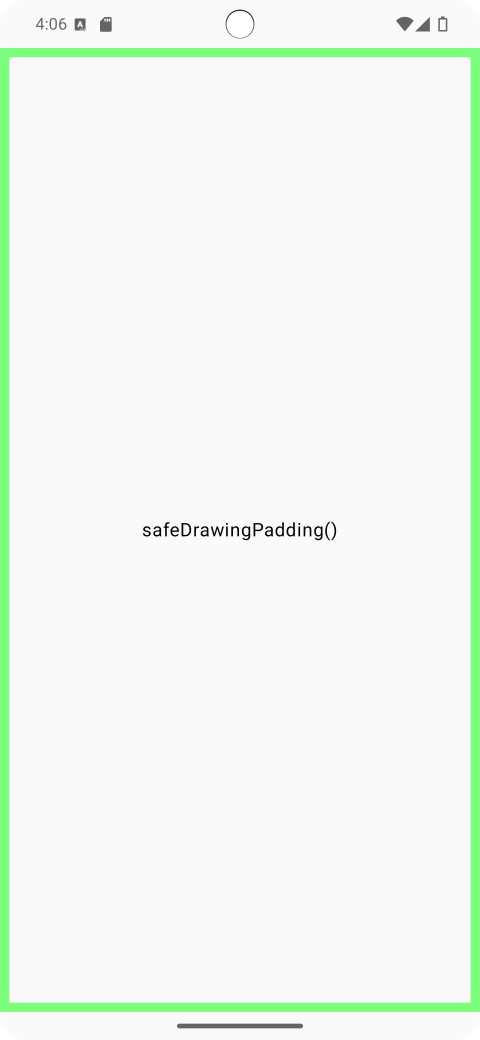
#> input picture AndroidGarage2/safeDrawingPadding.png, 1440 x 3120 px (shown at 1/3 size)
$ python -i frame-screenshot.py   (imports and definitions only)
#> lines starting #> are read from the running program, lines starting #| are printed output that depends on the picture
#!/usr/bin/env python3
"""Wrap an Android Compose preview screenshot in a programmatic Pixel-style
device frame for README / docs use.

Usage:
    frame-screenshot.py <input.png> <output.png>
    frame-screenshot.py --batch <allowlist.txt> <reference_dir> <output_dir>

Allowlist format (one mapping per line, '#' for comments):
    HomeTabPreviewTest_Light_fc5b723e_0.png   home_tab_light.png
    DoorHistoryScreenPreviewTest_Light_*.png  history_light.png

Designed for 1080x2400 (Pixel-class) input. Other sizes scale.
"""
import os
import sys
import glob
from PIL import Image, ImageDraw, ImageFilter, ImageFont


def _draw_status_bar(canvas: Image.Image, x: int, y: int, w: int, h: int, dark_ui: bool) -> None:
    """Overlay a simulated status bar (time, signal, wifi, battery) onto the
    top of the screen region. Colors invert for dark-mode UI underneath.
    """
    fg = (255, 255, 255, 230) if dark_ui else (40, 40, 40, 230)
    d = ImageDraw.Draw(canvas)

    # Try a system font for the time; fall back to default if missing.
    font_size = max(20, int(h * 0.55))
    font = None
    for path in (
        "/System/Library/Fonts/SFNSRounded.ttf",
        "/System/Library/Fonts/Helvetica.ttc",
        "/Library/Fonts/Arial.ttf",
        "/usr/share/fonts/truetype/dejavu/DejaVuSans-Bold.ttf",
    ):
        if os.path.exists(path):
            try:
                font = ImageFont.truetype(path, font_size)
                break
            except Exception:
                pass
    if font is None:
        font = ImageFont.load_default()

    pad = int(h * 0.25)
    # Time on left.
    d.text((x + pad * 2, y + pad // 2), "9:41", fill=fg, font=font)

    # Right-side icons: signal bars, wifi, battery.
    icon_x = x + w - int(w * 0.16)
    icon_y = y + pad
    icon_h = h - 2 * pad

    # Signal bars (4 ascending bars).
    bar_w = max(2, int(icon_h * 0.12))
    for i in range(4):
        bh = int(icon_h * (0.35 + i * 0.20))
        bx = icon_x + i * (bar_w + 2)
        by = icon_y + (icon_h - bh)
        d.rectangle([bx, by, bx + bar_w, by + bh], fill=fg)

    # Wifi (simplified: three concentric arcs).
    wifi_x = icon_x + 4 * (bar_w + 2) + int(icon_h * 0.4)
    wifi_y = icon_y + icon_h // 2
    for i, r in enumerate((int(icon_h * 0.45), int(icon_h * 0.30), int(icon_h * 0.15))):
        d.arc(
            [wifi_x - r, wifi_y - r, wifi_x + r, wifi_y + r],
            start=215, end=325, fill=fg, width=max(2, bar_w - 1),
        )

    # Battery rectangle with fill.
    bat_x = wifi_x + int(icon_h * 0.55)
    bat_w = int(icon_h * 1.4)
    bat_h = int(icon_h * 0.65)
    bat_y = icon_y + (icon_h - bat_h) // 2
    d.rounded_rectangle(
        [bat_x, bat_y, bat_x + bat_w, bat_y + bat_h], radius=2, outline=fg, width=2,
    )
    # Battery tip.
    tip_w = max(2, int(bat_h * 0.18))
    d.rectangle(
        [bat_x + bat_w, bat_y + bat_h // 4, bat_x + bat_w + tip_w, bat_y + (3 * bat_h) // 4],
        fill=fg,
    )
    # Charge level (~80%).
    inner_pad = 3
    fill_w = int((bat_w - 2 * inner_pad) * 0.80)
    d.rounded_rectangle(
        [bat_x + inner_pad, bat_y + inner_pad,
         bat_x + inner_pad + fill_w, bat_y + bat_h - inner_pad],
        radius=1, fill=fg,
    )


def _sample_top_color(screen: Image.Image) -> tuple:
    """Sample the top-center of the screenshot to get a fill color (RGBA)."""
    sw, sh = screen.size
    sample = screen.crop((sw // 3, 0, 2 * sw // 3, max(2, sh // 80)))
    r, g, b = sample.convert("RGB").resize((1, 1)).getpixel((0, 0))
    return (r, g, b, 255)


def _is_dark_color(rgba: tuple) -> bool:
    return 0.299 * rgba[0] + 0.587 * rgba[1] + 0.114 * rgba[2] < 128


def frame(src_path: str, dst_path: str) -> None:
#> called with src_path = '../AndroidGarage2/safeDrawingPadding.png', dst_path = 'out.png'
    screen = Image.open(src_path).convert("RGBA")
#> screen is the input picture: PIL image 1440x3120 RGBA; mean R, G, B, A 242, 248.8, 242, 254.4
    sw, sh = screen.size
#> sw = 1440; sh = 3120

    # Bezel proportions (modern Pixel: thin & uniform).
    side_bezel = int(sw * 0.04)
#> side_bezel = 57
    top_bezel = int(sh * 0.025)
#> top_bezel = 78
    bottom_bezel = int(sh * 0.025)
#> bottom_bezel = 78
    corner_radius = int(sw * 0.10)
#> corner_radius = 144
    outer_corner_radius = int(sw * 0.13)
#> outer_corner_radius = 187
    bezel_color = (24, 24, 24, 255)
    button_color = (40, 40, 40, 255)
    shadow_padding = int(sw * 0.06)
#> shadow_padding = 86
    status_bar_h = int(sh * 0.04)
#> status_bar_h = 124

    # Reserve space for the fake status bar by prepending a strip in the same
    # color as the screenshot's top edge. The original screenshot is not
    # resized or distorted; the effective screen inside the bezel is taller.
    top_color = _sample_top_color(screen)
#> in _sample_top_color, `sample = screen.crop((sw // 3, 0, 2 * sw // 3, max(2, sh // 80)))`:
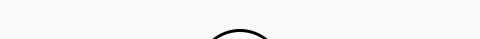
#> sample: PIL image 480x39 RGBA; mean R, G, B, A 245, 245, 245, 252; transparent parts drawn white
#> in _sample_top_color, `r, g, b = sample.convert("RGB").resize((1, 1)).getpixel((0, 0))`: r = 245
#> top_color = (245, 245, 245, 255)
    padded = Image.new("RGBA", (sw, sh + status_bar_h), top_color)
    padded.paste(screen, (0, status_bar_h))
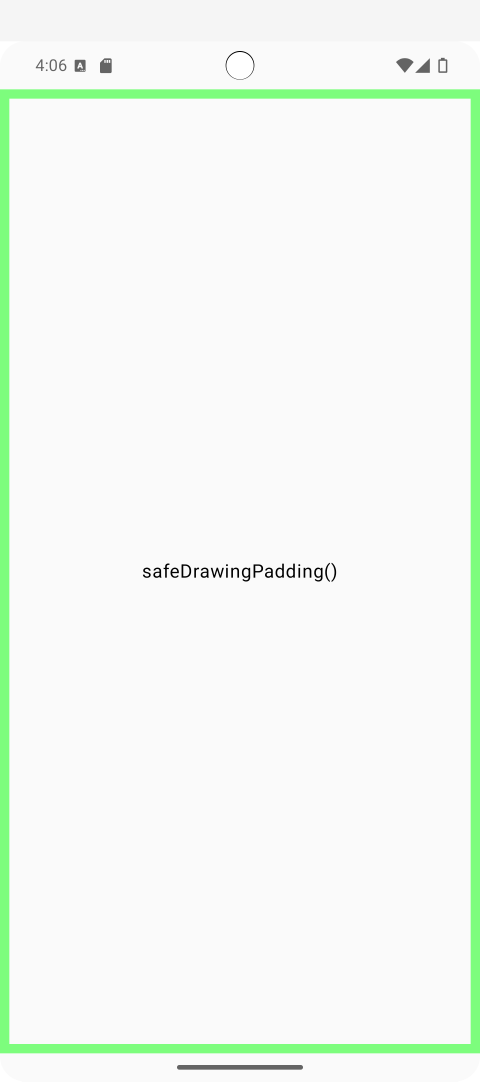
#> padded: PIL image 1440x3244 RGBA (shown at 1/3 size); mean R, G, B, A 242.1, 248.7, 242.1, 254.4; transparent parts drawn white
    screen = padded
    sh = sh + status_bar_h
#> sh = 3244

    body_w = sw + 2 * side_bezel
#> body_w = 1554
    body_h = sh + top_bezel + bottom_bezel
#> body_h = 3400
    canvas_w = body_w + 2 * shadow_padding
#> canvas_w = 1726
    canvas_h = body_h + 2 * shadow_padding
#> canvas_h = 3572

    canvas = Image.new("RGBA", (canvas_w, canvas_h), (0, 0, 0, 0))
#> canvas: PIL image 1726x3572 RGBA; every value is 0

    # Drop shadow.
    shadow = Image.new("RGBA", (canvas_w, canvas_h), (0, 0, 0, 0))
    sd = ImageDraw.Draw(shadow)
    shadow_offset = int(sw * 0.01)
#> shadow_offset = 14
    sd.rounded_rectangle(
        [shadow_padding, shadow_padding + shadow_offset,
         shadow_padding + body_w, shadow_padding + body_h + shadow_offset],
        radius=outer_corner_radius, fill=(0, 0, 0, 90),
    )
    shadow = shadow.filter(ImageFilter.GaussianBlur(radius=int(sw * 0.015)))
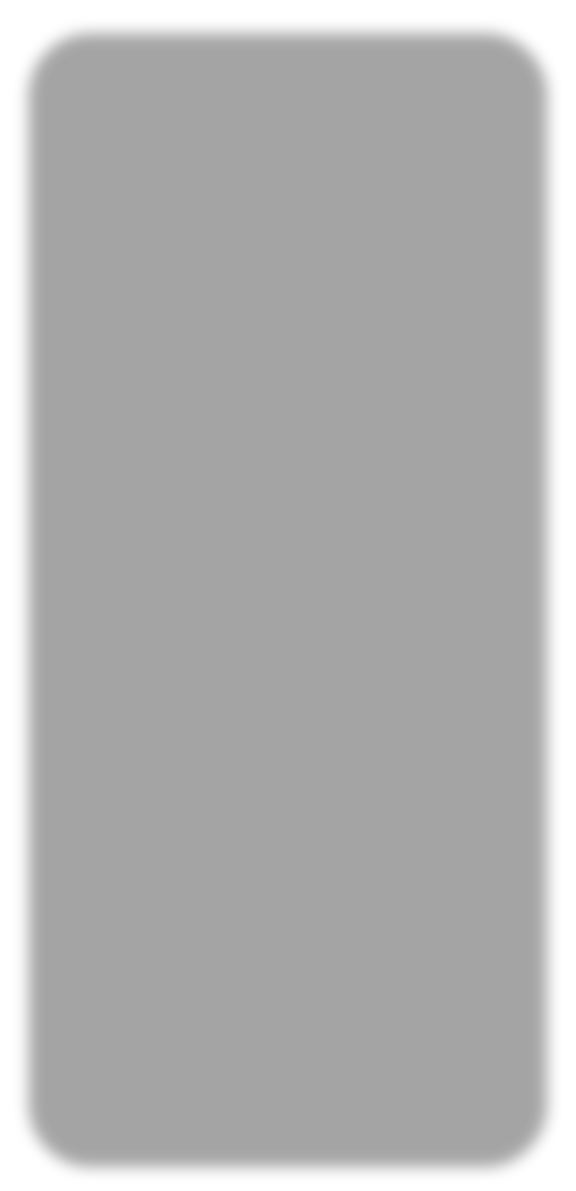
#> shadow: PIL image 1726x3572 RGBA (shown at 1/3 size); mean R, G, B, A 0, 0, 0, 76.8; transparent parts drawn white
    canvas.alpha_composite(shadow)

    # Phone body.
    body = Image.new("RGBA", (canvas_w, canvas_h), (0, 0, 0, 0))
    bd = ImageDraw.Draw(body)
    body_x0, body_y0 = shadow_padding, shadow_padding
    body_x1, body_y1 = shadow_padding + body_w, shadow_padding + body_h
    bd.rounded_rectangle(
        [body_x0, body_y0, body_x1, body_y1],
        radius=outer_corner_radius, fill=bezel_color,
    )

    # Side buttons (right edge).
    btn_x = body_x1 - 2
    btn_w = max(4, int(sw * 0.012))
    power_y = body_y0 + int(body_h * 0.18)
    power_h = int(body_h * 0.06)
    bd.rounded_rectangle(
        [btn_x, power_y, btn_x + btn_w, power_y + power_h], radius=2, fill=button_color,
    )
    vol_y = body_y0 + int(body_h * 0.27)
    vol_h = int(body_h * 0.10)
    bd.rounded_rectangle(
        [btn_x, vol_y, btn_x + btn_w, vol_y + vol_h], radius=2, fill=button_color,
    )
    canvas.alpha_composite(body)
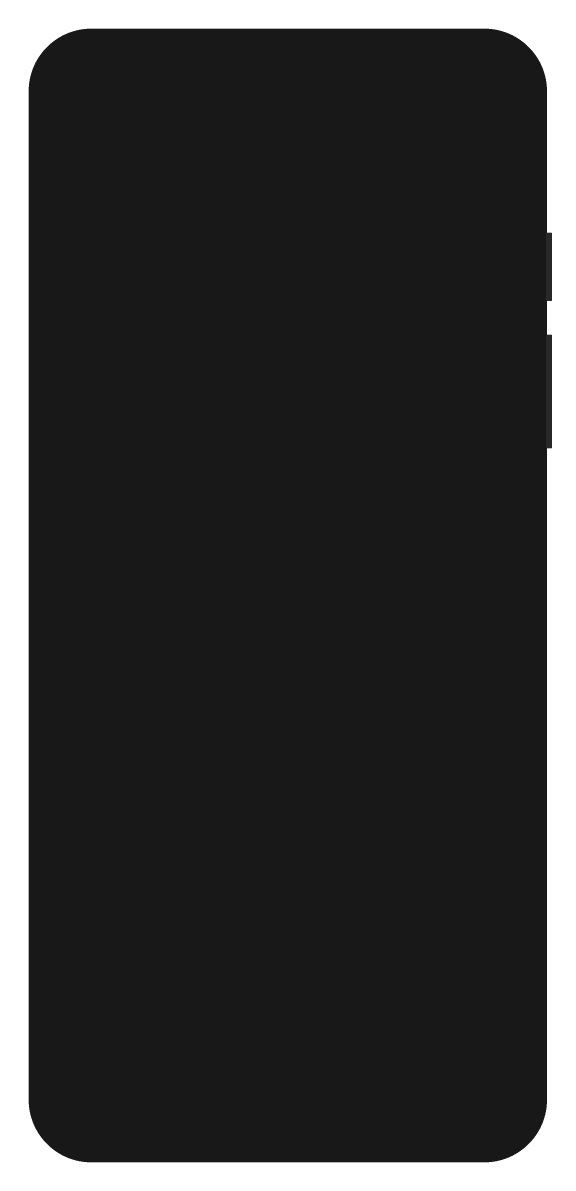
#> body: PIL image 1726x3572 RGBA (shown at 1/3 size); mean R, G, B, A 20.5, 20.5, 20.5, 217.8; transparent parts drawn white
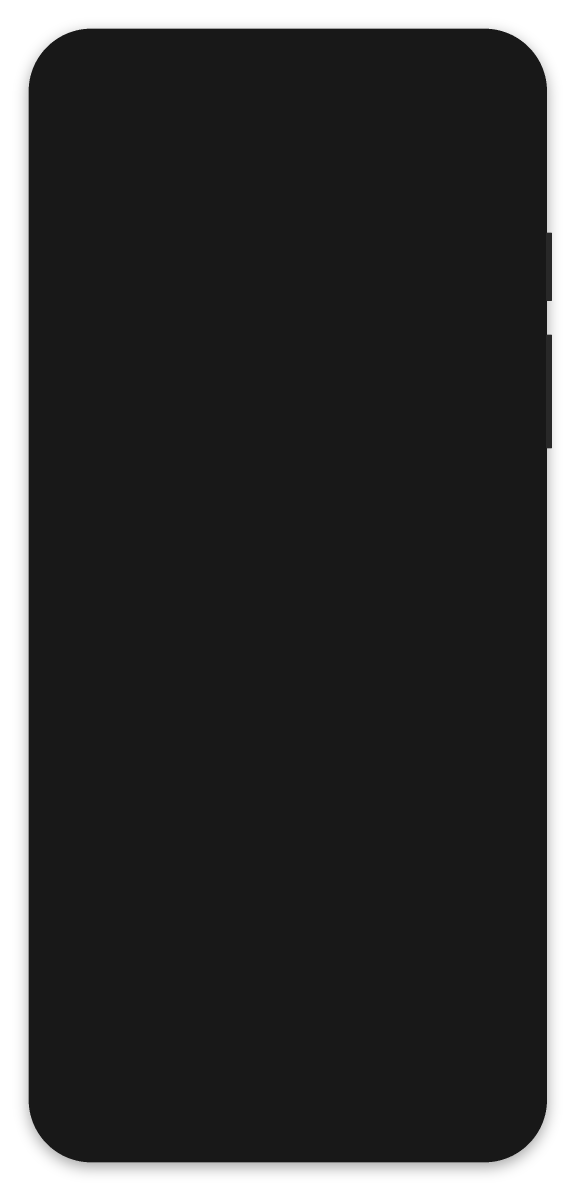
#> canvas: PIL image 1726x3572 RGBA (shown at 1/3 size); mean R, G, B, A 20.5, 20.5, 20.5, 219; transparent parts drawn white

    # Round-mask the screenshot.
    mask = Image.new("L", (sw, sh), 0)
#> mask: PIL image 1440x3244 L; every value is 0
    md = ImageDraw.Draw(mask)
    md.rounded_rectangle([0, 0, sw, sh], radius=corner_radius, fill=255)
    rounded_screen = Image.new("RGBA", (sw, sh), (0, 0, 0, 0))
#> rounded_screen: PIL image 1440x3244 RGBA; every value is 0
    rounded_screen.paste(screen, (0, 0), mask)

    screen_x = body_x0 + side_bezel
    screen_y = body_y0 + top_bezel
    canvas.alpha_composite(rounded_screen, (screen_x, screen_y))
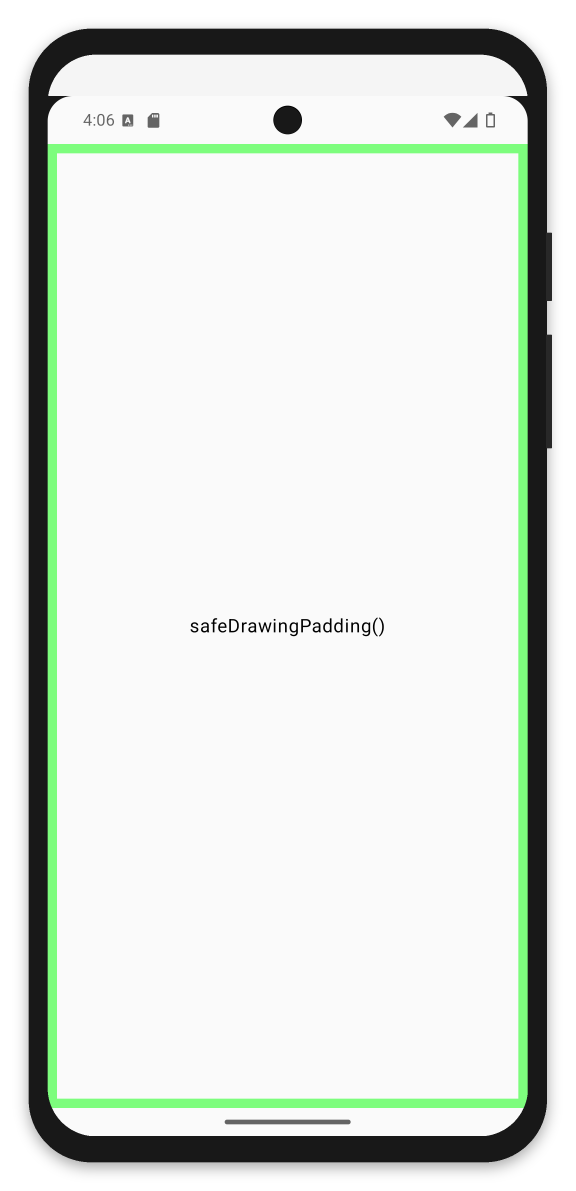
#> canvas: PIL image 1726x3572 RGBA (shown at 1/3 size); mean R, G, B, A 185.3, 190.2, 185.3, 219; transparent parts drawn white

    # Status bar overlay (drawn on top so it sits above app chrome).
    _draw_status_bar(canvas, screen_x, screen_y, sw, status_bar_h, _is_dark_color(top_color))
#> in _draw_status_bar, `fg = (255, 255, 255, 230) if dark_ui else (40, 40, 40, 230)`: fg = (40, 40, 40, 230)

    canvas.save(dst_path, "PNG")
    print(f"  wrote {os.path.relpath(dst_path)}  ({canvas_w}x{canvas_h})")
#|   wrote out.png  (1726x3572)


# [91 lines left out: functions batch, _humanize, _write_collection, main, not called in this run]


# [2 lines not run here, left out]

>>> result = frame('../AndroidGarage2/safeDrawingPadding.png', 'out.png')
